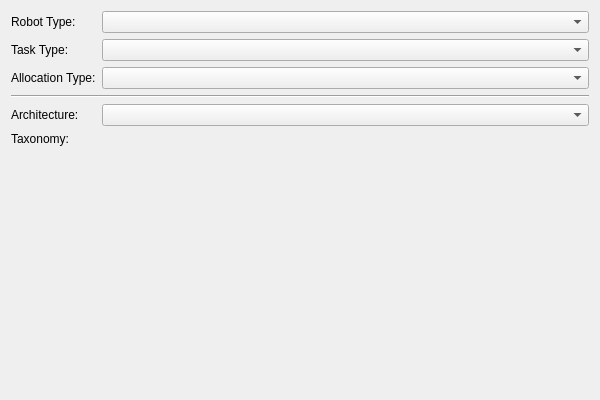
<?xml version="1.0" encoding="UTF-8"?>
<ui version="4.0">
 <class>DefineArchitectureWidget</class>
 <widget class="QWidget" name="DefineArchitectureWidget">
  <property name="geometry">
   <rect>
    <x>0</x>
    <y>0</y>
    <width>600</width>
    <height>400</height>
   </rect>
  </property>
  <property name="sizePolicy">
   <sizepolicy hsizetype="Minimum" vsizetype="Minimum">
    <horstretch>0</horstretch>
    <verstretch>0</verstretch>
   </sizepolicy>
  </property>
  <property name="minimumSize">
   <size>
    <width>600</width>
    <height>400</height>
   </size>
  </property>
  <property name="focusPolicy">
   <enum>Qt::NoFocus</enum>
  </property>
  <property name="contextMenuPolicy">
   <enum>Qt::DefaultContextMenu</enum>
  </property>
  <property name="windowTitle">
   <string>MRTA</string>
  </property>
  <layout class="QFormLayout" name="formLayout">
   <item row="0" column="0">
    <widget class="QLabel" name="robot_type_label">
     <property name="text">
      <string>Robot Type:</string>
     </property>
    </widget>
   </item>
   <item row="1" column="0">
    <widget class="QLabel" name="task_type_label">
     <property name="text">
      <string>Task Type:</string>
     </property>
    </widget>
   </item>
   <item row="2" column="0">
    <widget class="QLabel" name="allocation_label">
     <property name="text">
      <string>Allocation Type:</string>
     </property>
    </widget>
   </item>
   <item row="0" column="1">
    <widget class="QComboBox" name="robots_type_combo_box">
     <item>
      <property name="text">
       <string/>
      </property>
     </item>
     <item>
      <property name="text">
       <string>Single Task (ST)</string>
      </property>
     </item>
     <item>
      <property name="text">
       <string>Multi Task (MT)</string>
      </property>
     </item>
    </widget>
   </item>
   <item row="1" column="1">
    <widget class="QComboBox" name="tasks_type_combo_box">
     <item>
      <property name="text">
       <string/>
      </property>
     </item>
     <item>
      <property name="text">
       <string>Single Robot (SR)</string>
      </property>
     </item>
     <item>
      <property name="text">
       <string>Multi Robot (MR)</string>
      </property>
     </item>
    </widget>
   </item>
   <item row="2" column="1">
    <widget class="QComboBox" name="allocations_type_combo_box">
     <item>
      <property name="text">
       <string/>
      </property>
     </item>
     <item>
      <property name="text">
       <string>Instantaneous Assignment (IA)</string>
      </property>
     </item>
     <item>
      <property name="text">
       <string>Time-Extended Assignment (TA)</string>
      </property>
     </item>
    </widget>
   </item>
   <item row="4" column="1">
    <widget class="rqt_mrta::ArchitectureComboBox" name="architectures_combo_box">
     <property name="enabled">
      <bool>true</bool>
     </property>
    </widget>
   </item>
   <item row="4" column="0">
    <widget class="QLabel" name="architecture_label">
     <property name="text">
      <string>Architecture:</string>
     </property>
    </widget>
   </item>
   <item row="5" column="0">
    <widget class="QLabel" name="label">
     <property name="text">
      <string>Taxonomy:</string>
     </property>
    </widget>
   </item>
   <item row="5" column="1">
    <widget class="QLabel" name="taxonomy_label">
     <property name="text">
      <string/>
     </property>
    </widget>
   </item>
   <item row="3" column="0" colspan="2">
    <widget class="Line" name="line">
     <property name="orientation">
      <enum>Qt::Horizontal</enum>
     </property>
    </widget>
   </item>
  </layout>
 </widget>
 <customwidgets>
  <customwidget>
   <class>rqt_mrta::ArchitectureComboBox</class>
   <extends>QComboBox</extends>
   <header location="global">rqt_mrta/architecture_combo_box.h</header>
  </customwidget>
 </customwidgets>
 <resources/>
 <connections/>
</ui>
